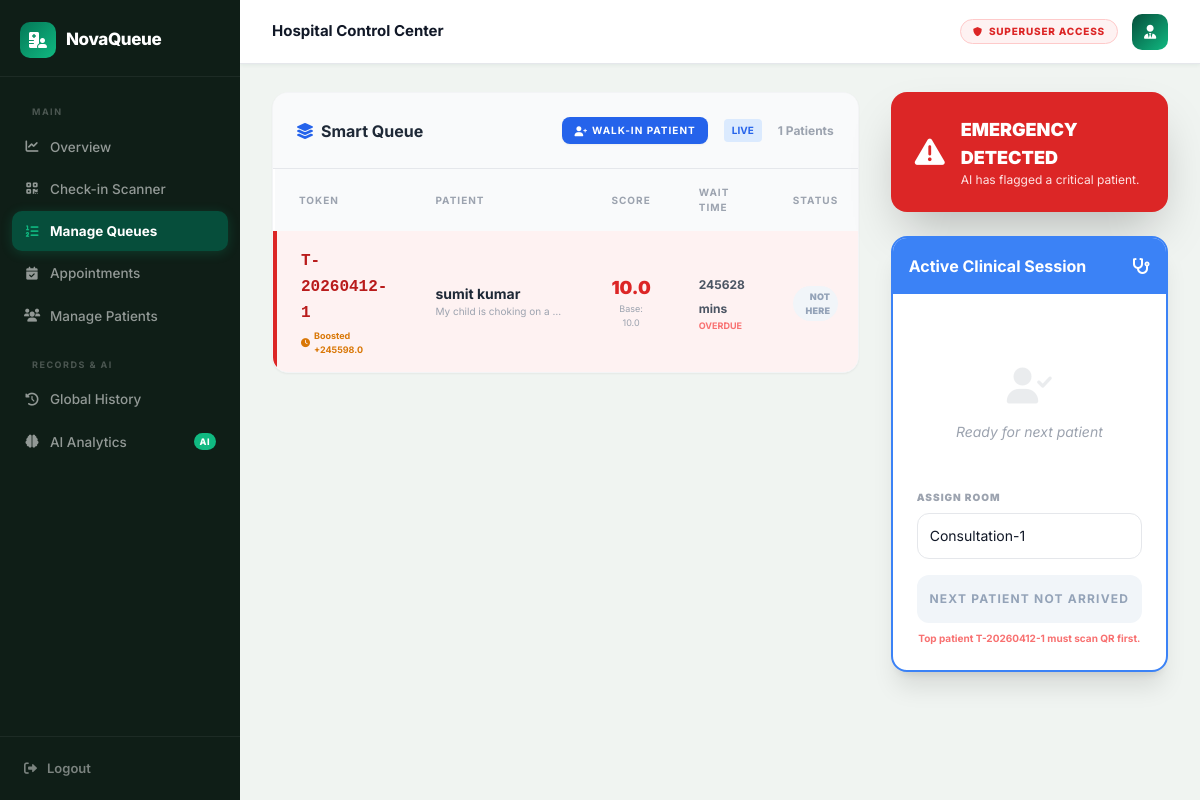
/admin-dashboard/queue/ (signed in), run on the app's committed database.
### core/models.py (models this page shows)
class Queue(models.Model):
    STATUS_CHOICES = [
        ('waiting', 'Waiting'),
        ('in-progress', 'In Progress'),
        ('completed', 'Completed'),
        ('skipped', 'Skipped'),
    ]
    patient = models.ForeignKey(User, on_delete=models.CASCADE)
    symptoms = models.TextField(default="")
    urgency_score = models.FloatField(default=0.0)
    token_number = models.CharField(max_length=20, unique=True, null=True, blank=True)
    doctor_notes = models.TextField(blank=True, null=True)
    arrival_time = models.DateTimeField(auto_now_add=True)
    status = models.CharField(max_length=20, choices=STATUS_CHOICES, default='waiting')
    estimated_wait_time = models.IntegerField(default=0)
    room_number = models.CharField(max_length=50, blank=True, null=True)
    is_checked_in = models.BooleanField(default=False)
    check_in_time = models.DateTimeField(null=True, blank=True)
    ai_prescription = models.TextField(null=True, blank=True)
    class Meta:
        ordering = ['arrival_time']

### core/views.py (the view)
# urls.py: path('admin-dashboard/queue/', views.manage_queue, name='manage_queue'),
@staff_member_required
def manage_queue(request):
    waiting_list = get_optimized_queue()
    active_patient = Queue.objects.filter(status='in-progress').first()
    completed_list = Queue.objects.filter(status='completed').order_by('-arrival_time')[:5]
    patients = User.objects.filter(is_superuser=False).order_by('first_name')
    return render(request, 'admin/manage_queue.html', {
        'waiting_list': waiting_list,
        'waiting_count': len(waiting_list),
        'active_patient': active_patient,
        'completed_list': completed_list,
        'patients': patients  # Pass patients to template
    })

### core/views.py (called while the page is built)
def get_optimized_queue():
    waiting_list = list(Queue.objects.filter(status='waiting'))
    now = timezone.now()
    for item in waiting_list:
        wait_seconds = (now - item.arrival_time).total_seconds()
        wait_mins = int(wait_seconds / 60)
        item.wait_mins_display = wait_mins
        boost_score = 0.0
        if wait_mins > 30:
            overdue_mins = wait_mins - 30
            boost_score = float(overdue_mins)
        raw_score = item.urgency_score + boost_score
        if item.urgency_score < 10.0:
            item.dynamic_score = min(round(raw_score, 1), 9.9)
        else:
            item.dynamic_score = 10.0 # Keep Code Red at max
        item.boost_amount = round(boost_score, 1)
    waiting_list.sort(key=lambda x: (x.dynamic_score, x.arrival_time.timestamp() * -1), reverse=True)
    return waiting_list

### core/templates/admin/manage_queue.html (shortened to what this page needs)
{% extends 'admin/base_admin.html' %}
{% block admin_content %}
<div class="grid grid-cols-1 lg:grid-cols-3 gap-8">
    <div class="lg:col-span-2 space-y-6">
        <div class="bg-white rounded-2xl shadow-sm border border-gray-100 overflow-hidden">
            <div class="p-6 border-b flex justify-between items-center bg-gray-50">
                <h2 class="font-bold text-gray-800 flex items-center gap-2">
                    <i class="fas fa-layer-group text-blue-600"></i>
                    Smart Queue
                </h2>
                <div class="flex items-center gap-4">
                    <button onclick="openWalkinModal()" class="bg-blue-600 hover:bg-blue-700 text-white text-[10px] px-3 py-1.5 rounded-lg font-bold uppercase tracking-widest shadow-sm transition flex items-center gap-1">
                        <i class="fas fa-user-plus"></i> Walk-In Patient
                    </button>
                    <span class="text-[10px] bg-blue-100 text-blue-600 px-2 py-1 rounded font-bold animate-pulse hidden md:inline">LIVE</span>
                    <span class="text-xs font-bold text-gray-400">{{ waiting_count }} Patients</span>
                </div>
            </div>
            <div class="overflow-x-auto">
                <table class="w-full text-left">
                    <thead class="bg-gray-50 text-[10px] text-gray-400 uppercase font-black tracking-widest">
                        <tr>
                            <th class="px-6 py-4">Token</th>
                            <th class="px-6 py-4">Patient</th>
                            <th class="px-6 py-4 text-center">Score</th>
                            <th class="px-6 py-4">Wait Time</th>
                            <th class="px-6 py-4 text-right">Status</th>
                        </tr>
                    </thead>
                    <tbody class="divide-y">
                        {% for item in waiting_list %}
                        <tr class="transition-all {% if item.urgency_score >= 10 %}bg-red-50 border-l-4 border-red-600{% elif item.boost_amount > 0 %}bg-yellow-50/50{% else %}hover:bg-blue-50/30{% endif %}">
                            <td class="px-6 py-4">
                                <span class="font-mono font-bold {% if item.urgency_score >= 10 %}text-red-700{% else %}text-blue-600{% endif %}">
                                    {{ item.token_number }}
                                </span>
                                {% if item.boost_amount > 0 %}
                                    <div class="mt-1 text-[9px] font-bold text-amber-600 flex items-center gap-1">
                                        <i class="fas fa-clock"></i> Boosted +{{ item.boost_amount }}
                                    </div>
                                {% endif %}
                            </td>
                            <td class="px-6 py-4">
                                <div class="font-bold text-gray-800 text-sm">{{ item.patient.get_full_name }}</div>
                                <div class="text-[10px] text-gray-400 truncate w-32">{{ item.symptoms }}</div>
                            </td>
                            <td class="px-6 py-4 text-center">
                                <div class="flex flex-col items-center">
                                    <span class="text-lg font-black {% if item.dynamic_score >= 10 %}text-red-600{% elif item.dynamic_score >= 7 %}text-orange-500{% else %}text-gray-700{% endif %}">
                                        {{ item.dynamic_score }}
                                    </span>
                                    <span class="text-[9px] text-gray-400">Base: {{ item.urgency_score }}</span>
                                </div>
                            </td>
                            <td class="px-6 py-4">
                                <span class="text-xs font-bold text-gray-600">{{ item.wait_mins_display }} mins</span>
                                {% if item.wait_mins_display > 30 %}
                                    <span class="block text-[9px] text-red-400 font-bold">OVERDUE</span>
                                {% endif %}
                            </td>
                            <td class="px-6 py-4 text-right">
                                {% if item.is_checked_in %}
                                    <span class="inline-flex items-center gap-1 px-2 py-1 rounded-full text-[9px] font-black bg-emerald-100 text-emerald-700 uppercase tracking-wide">
                                        Arrived
                                    </span>
                                {% else %}
                                    <span class="inline-flex items-center gap-1 px-2 py-1 rounded-full text-[9px] font-black bg-slate-100 text-slate-400 uppercase tracking-wide">
                                        Not Here
                                    </span>
                                {% endif %}
                            </td>
                        </tr>
                        {% empty %}
                        <tr><td colspan="5" class="p-10 text-center text-gray-400 italic">Queue is empty.</td></tr>
                        {% endfor %}
                    </tbody>
                </table>
            </div>
        </div>
    </div>
    <div class="space-y-6">
        <div id="emergencyAlert" class="bg-red-600 text-white rounded-2xl p-6 shadow-2xl hidden animate-bounce">
            <div class="flex items-center gap-4">
                <i class="fas fa-exclamation-triangle text-3xl"></i>
                <div>
                    <h3 class="font-black text-lg uppercase">Emergency Detected</h3>
                    <p class="text-xs text-red-100">AI has flagged a critical patient.</p>
                </div>
            </div>
        </div>
        <div class="bg-white rounded-2xl shadow-xl border-2 border-blue-500 overflow-hidden">
            <div class="bg-blue-500 p-4 text-white font-bold flex justify-between items-center">
                <span>Active Clinical Session</span>
                <i class="fas fa-stethoscope"></i>
            </div>
            <div class="p-6">
                {% if active_patient %}
                    <div class="text-center mb-6">
                        <h3 class="text-xl font-black text-gray-800">{{ active_patient.patient.get_full_name }}</h3>
                        <p class="text-blue-600 font-bold uppercase tracking-widest text-[10px]">Room: {{ active_patient.room_number }}</p>
                    </div>
                    <form action="{% url 'complete_session' active_patient.pk %}" method="POST" class="space-y-4">
                        {% csrf_token %}
                        <textarea name="doctor_notes" rows="4" required class="w-full border border-gray-100 bg-gray-50 rounded-xl p-4 text-sm outline-none focus:ring-2 focus:ring-blue-500" placeholder="Enter diagnosis & prescription..."></textarea>
                        <button type="submit" class="w-full bg-green-600 text-white py-4 rounded-xl font-bold shadow-lg hover:bg-green-700 transition">Complete Session</button>
                    </form>
                {% else %}
                    <div class="py-12 text-center text-gray-400">
                        <i class="fas fa-user-check text-4xl mb-4 opacity-20"></i>
                        <p class="italic text-sm">Ready for next patient</p>
                    </div>
                    <form action="{% url 'call_next_patient' %}" method="POST">
                        <div class="mb-4">
                            <label class="block text-[10px] font-black text-gray-400 uppercase mb-2 tracking-widest">Assign Room</label>
                            <input type="text" name="room_number" value="Consultation-1" class="w-full border border-gray-200 rounded-xl p-3 text-sm focus:ring-blue-500 outline-none">
                        </div>
                        {% if waiting_list and waiting_list.0.is_checked_in %}
                            <button type="submit" class="w-full bg-blue-600 text-white py-4 rounded-xl font-bold hover:bg-blue-700 shadow-lg transition uppercase tracking-widest text-xs">
                                Call Next: {{ waiting_list.0.patient.first_name }} (Score: {{ waiting_list.0.dynamic_score }})
                            </button>
                        {% elif waiting_list %}
                            <button type="button" class="w-full bg-slate-100 text-slate-400 py-4 rounded-xl font-bold cursor-not-allowed uppercase tracking-widest text-xs">
                                Next Patient Not Arrived
                            </button>
                            <p class="text-[10px] text-center text-red-400 mt-2 font-bold">Top patient {{ waiting_list.0.token_number }} must scan QR first.</p>
                        {% else %}
                            <button type="button" disabled class="w-full bg-gray-100 text-gray-400 py-4 rounded-xl font-bold cursor-not-allowed">
                                Queue Empty
                            </button>
                        {% endif %}
                    </form>
                {% endif %}
            </div>
        </div>
    </div>
</div>
{% endblock %}

### core/templates/admin/base_admin.html (style rules this page uses)
:root { --primary: #064e3b; --primary-mid: #065f46; --primary-light: #047857; --accent: #10b981; --accent-light: #d1fae5; --sidebar-bg: #0f1e17; --sidebar-hover: #1a2e22; --sidebar-active:#064e3b; --text: #111827; --text-muted: #6b7280; --border: #e5e7eb; --surface: #f8fafb; --transition: all 0.2s cubic-bezier(.4,0,.2,1); --shadow-sm: 0 1px 4px rgba(6,78,59,.07); --shadow-md: 0 4px 20px rgba(6,78,59,.10); }
* { box-sizing: border-box; margin: 0; padding: 0; }
body { font-family: 'Inter', sans-serif; background: #f0f4f1; color: var(--text); display: flex; min-height: 100vh; }

### data on the page
Queue: token_number "T-20260412-1", boost_amount "245598.0", patient.get_full_name "sumit kumar", symptoms "My child is choking on a…", dynamic_score "10.0", urgency_score "10.0", wait_mins_display "245628", shows "OVERDUE", is_checked_in "NOT HERE"

### other printed values
{{ waiting_count }} "1"
